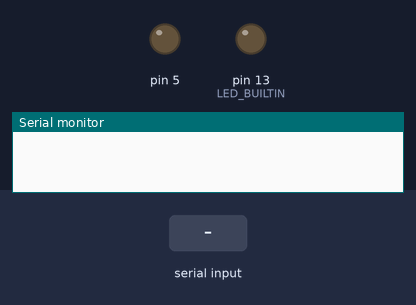
Recording of a sketch running on a simulated Arduino Uno, built with avr-gcc and run on an emulated ATmega328P. Parts: output pins drawn as LEDs (lit = HIGH), the last lines printed to the serial monitor. The test bench sets the inputs (shaded band).

Above: at 1.2 s.
1.3 s: "ON" received over Serial
At 3.5 s:
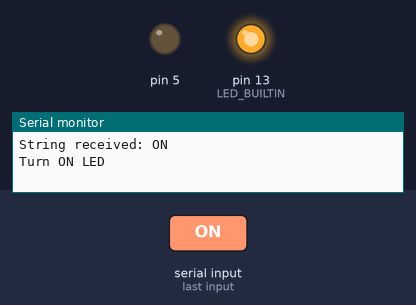
3.8 s: "ONB" received over Serial
At 5.6 s:
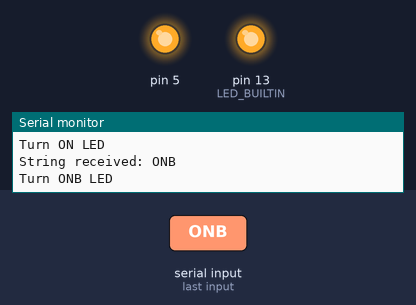
6.3 s: "OFF" received over Serial
At 8.7 s:
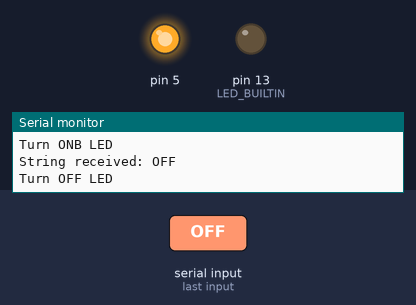
Timing chart, 0 to 10.2 s (numbered marks = the images above; inputs shaded):
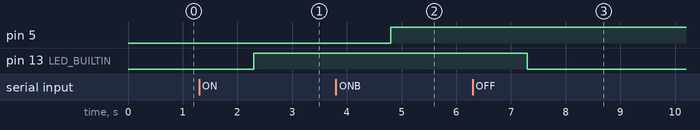

The sketch:

ArduinoConfig.ino
```cpp
String incomingString; // for incoming serial data
int action;

void setup() {
  Serial.begin(9600); // opens serial port, sets data rate to 9600 bps
  pinMode(LED_BUILTIN, OUTPUT);
  pinMode(5, OUTPUT);
}

void loop() {
  // send data only when you receive data:
  if (Serial.available() > 0) {
    // read the incoming byte:
    incomingString = Serial.readString();

    // say what you got:
    Serial.print("String received: ");
    Serial.println(incomingString);

    if (incomingString == "ON"){
        action = 1;
    }

    else if (incomingString == "OFF"){
        action = 2;
    }

    else if (incomingString == "ONB"){
        action = 3;
    }

    else if (incomingString == "OFFB"){
        action = 4;
    }
    else
        action = 0;

switch (action) {

  case 1:
    //do something when var equals 1
    Serial.println("Turn ON LED");
    digitalWrite(LED_BUILTIN, HIGH);
    break;
  case 2:
    //do something when var equals 2
    Serial.println("Turn OFF LED");
    digitalWrite(LED_BUILTIN, LOW);
    break;

   case 3:
    //do something when var equals 3
    Serial.println("Turn ONB LED");
    digitalWrite(5, HIGH);
    break;

   case 4:
    //do something when var equals 2
    Serial.println("Turn OFFB LED");
    digitalWrite(5, LOW);
    break;
  default:
    // if nothing else matches, do the default
    // default is optional
    Serial.println("!! Not sure what you want");
    break;
}
  }
}


//-----------------------
```

Measured:
- after the input at 1.3 s, pin 13 (LED_BUILTIN): LOW → HIGH after 1.0 s
- after the input at 3.8 s, pin 5: LOW → HIGH after 1.0 s
- after the input at 6.3 s, pin 13 (LED_BUILTIN): HIGH → LOW after 1.0 s
